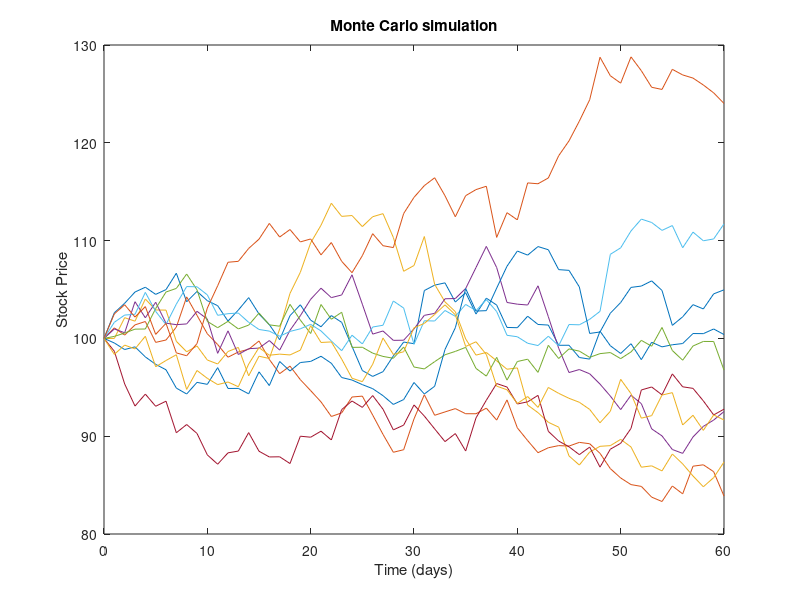

Reproduce this figure in MATLAB.
clc;clear;close all;

s0 = 100;          
mu = 0.16;        
sigma = 0.30;      
t = 2/12;         
k = 95;           
n = 60;           
dt = t/n;          
m = 10;            
s = zeros(n+1, m);
s(1,:) = s0;

for j = 1:m
    for i = 1:n
        eps = randn;  
        s(i+1,j) = s(i,j) + s(i,j)*mu*dt + sigma*s(i,j)*eps*sqrt(dt);
    end
end

plot(0:n, s)
xlabel("Time (days)")
ylabel("Stock Price")
title("Monte Carlo simulation")

call = max(s(end,:) - k, 0);
pv_call = exp(-mu*t) * mean(call);

fprintf("present value of call option is %.4f \n", pv_call)
